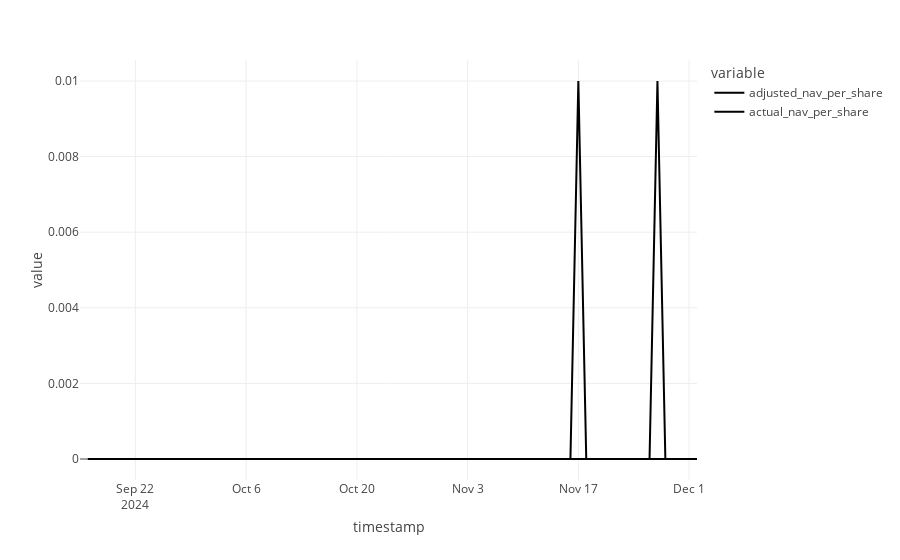

Notebook code for this chart:
### Code cell
df["adjusted_nav"] = df["actual_nav"].copy()
df["adjusted_shares"] = df["actual_shares"] - df["new_shares_from_streaming_fees"]

assert (df["adjusted_shares"] <= df["actual_shares"]).all()
df["adjusted_nav_per_share"] = df["actual_nav"] / df["adjusted_shares"]
df["actual_nav_per_share"] = df["actual_nav"] / df["actual_shares"]
df = df.round(2)
# at every point adjusted_nav_per_share ought to be less than actual_nav_per_share

px.line(df[["adjusted_nav_per_share", "actual_nav_per_share"]].diff().round(2))
# px.line(df[["adjusted_nav_per_share", "actual_nav_per_share"]].diff())

# I think this is a decimals error devision with two high precsion floating point numbers can leave some wiggle room
